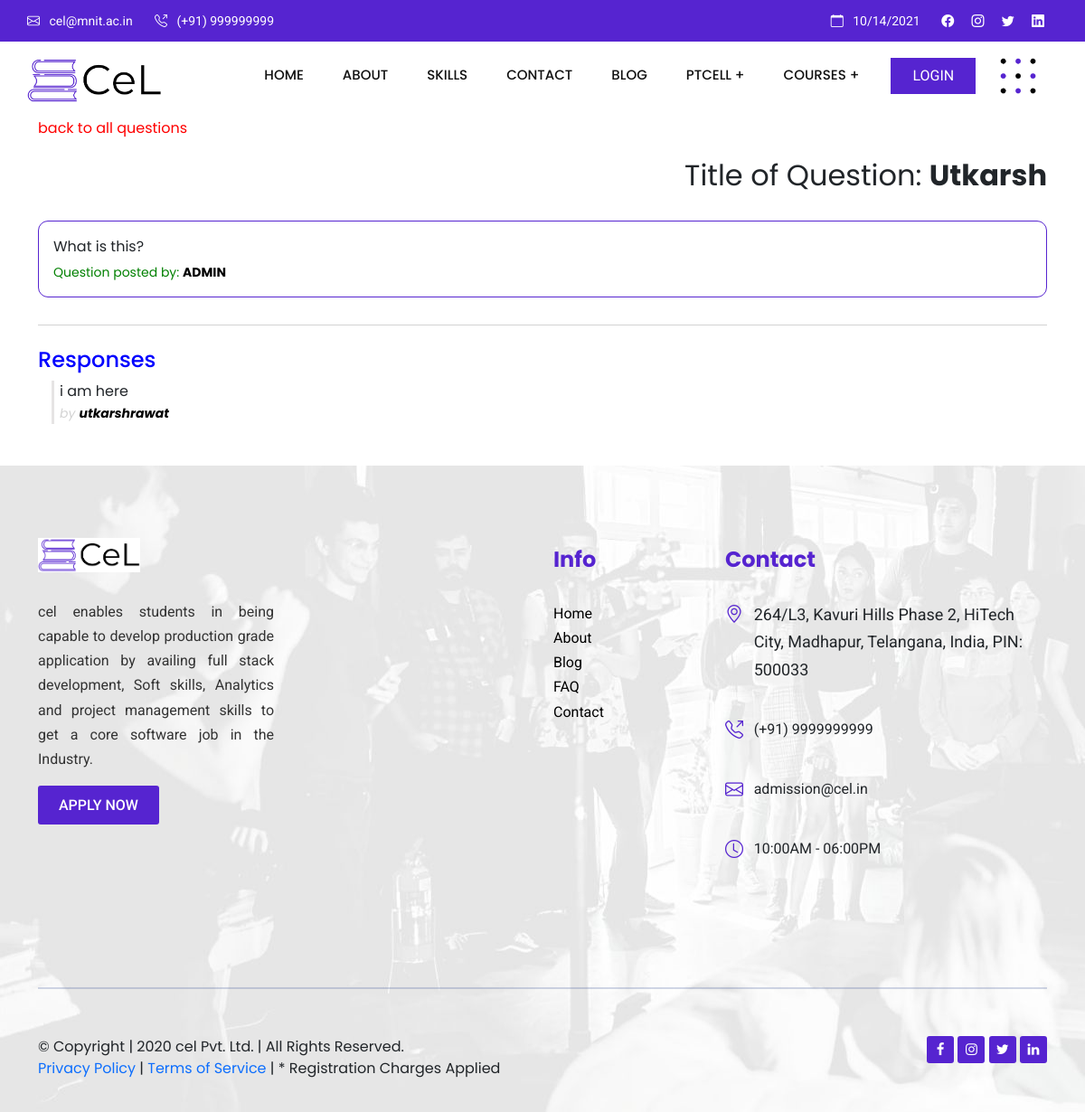
The app's page /question/8 with its own data.
### myapp/models.py (models this page shows, shortened)
class Question(models.Model):
    author = models.ForeignKey(User, null=False, on_delete=models.CASCADE)
    title = models.CharField(max_length=200, null=False)
    body = models.TextField(null=False)
    created_at = models.DateTimeField(auto_now_add=True)
    updated_at = models.DateTimeField(auto_now=True)
    def get_responses(self):
        return self.responses.filter(parent=None)

class Response(models.Model):
    user = models.ForeignKey(User, null=False, on_delete=models.CASCADE)
    question = models.ForeignKey(Question, null=False, on_delete=models.CASCADE, related_name='responses')
    parent = models.ForeignKey('self', null=True, blank=True, on_delete=models.CASCADE)
    body = models.TextField(null=False)
    created_at = models.DateTimeField(auto_now_add=True)
    updated_at = models.DateTimeField(auto_now=True)
    def get_responses(self):
        return Response.objects.filter(parent=self)

### myapp/views.py (the view, shortened to what this page needs)
# urls.py: path('question/<int:id>', views.questionPage, name='question'),
def questionPage(request, id):
    response_form = NewResponseForm()
    reply_form = NewReplyForm()
    question = Question.objects.get(id=id)
    context = {
        'question': question,
        'response_form': response_form,
        'reply_form': reply_form,
    }
    return render(request, 'question.html', context)

### templates/question.html (shortened to what this page needs)
{% extends 'base.html' %}
{% block content %}
<section class="container ">
  <a style="text-decoration: none;color: red;" href="/allquestions">back to all questions</a>
  <div class="page question-page">
    <div class="text-end py-3">
      <p class="" style="display: inline;font-size:2rem">Title of Question: <b style="display: inline">{{question.title}}</b></p>
    </div>
    <div style="margin-top: 10px;" class="question-bar p-3">
      <p class="question-body">{{question.body}}</p>
      <p class="question-author mb-0" style="color:green">Question posted by: <span
          style="color:black; text-transform:uppercase;font-weight:bold;">{{question.author.username}}</span></p>
    </div>
    <div class="responses-container">
      <h4 class="responses-container-heading mt-4" style="color:blue;">Responses</h4>
      {% if not question.responses.all %}
      <p class="no-responses-text">No responses yet</p>
      {% else %}
      {% for response in question.get_responses %}
      {% include 'response.html' with response=response %}
      {% endfor %}
      {% endif %}
    </div>
  </div>
</section>
{% endblock %}

### templates/response.html (shortened to what this page needs)
<blockquote id="{{response.id}}">
  <p class="response-body">{{response.body}}</p>
  <small class="response-author">by <span style="font-weight: bold;color: #000;">{{response.user.username}}</span></small>
</blockquote>

### static/styles.css (style rules this page uses)
html { scroll-behavior: smooth; }
body { font-family: "Poppins", sans-serif; }

### static/styles2.css (style rules this page uses)
blockquote { border-left: 3px solid rgb(230, 228, 228); padding-left: 6px; margin-left: 15px; }
.question-bar { border-radius: 11px; border: 1px solid #5624d0 !important; }
.page { display: flex; flex-direction: column; }
.question-body { margin-bottom: 6px; }
.question-author { font-size: 14px; color: lightgray; }
.responses-container { border-top: 1px solid lightgray; margin-bottom: 30px; margin-top: 30px; }
.responses-container-heading { color: lightgray; }
.response-body { margin: 0; }
.response-author { color: lightgray; font-style: italic; }

### records on screen
Question: title "Utkarsh", body "What is this?", author.username "ADMIN"
Response: body "i am here", user.username "utkarshrawat"
